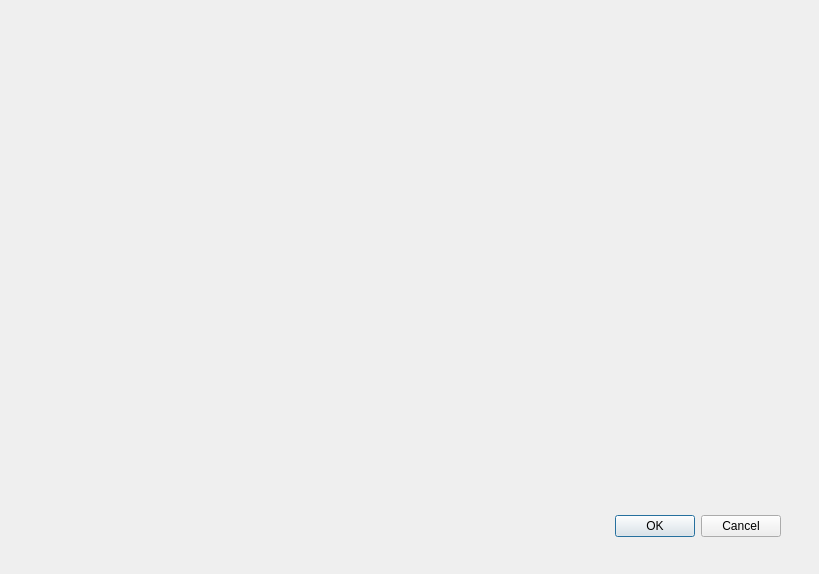
<?xml version="1.0" encoding="UTF-8"?>
<ui version="4.0">
 <class>photo</class>
 <widget class="QDialog" name="photo">
  <property name="geometry">
   <rect>
    <x>0</x>
    <y>0</y>
    <width>819</width>
    <height>574</height>
   </rect>
  </property>
  <property name="windowTitle">
   <string>Фотографии станций</string>
  </property>
  <widget class="QDialogButtonBox" name="buttonBox">
   <property name="geometry">
    <rect>
     <x>440</x>
     <y>510</y>
     <width>341</width>
     <height>32</height>
    </rect>
   </property>
   <property name="font">
    <font>
     <pointsize>9</pointsize>
    </font>
   </property>
   <property name="orientation">
    <enum>Qt::Horizontal</enum>
   </property>
   <property name="standardButtons">
    <set>QDialogButtonBox::Cancel|QDialogButtonBox::Ok</set>
   </property>
  </widget>
 </widget>
 <resources/>
 <connections>
  <connection>
   <sender>buttonBox</sender>
   <signal>accepted()</signal>
   <receiver>photo</receiver>
   <slot>accept()</slot>
   <hints>
    <hint type="sourcelabel">
     <x>248</x>
     <y>254</y>
    </hint>
    <hint type="destinationlabel">
     <x>157</x>
     <y>274</y>
    </hint>
   </hints>
  </connection>
  <connection>
   <sender>buttonBox</sender>
   <signal>rejected()</signal>
   <receiver>photo</receiver>
   <slot>reject()</slot>
   <hints>
    <hint type="sourcelabel">
     <x>316</x>
     <y>260</y>
    </hint>
    <hint type="destinationlabel">
     <x>286</x>
     <y>274</y>
    </hint>
   </hints>
  </connection>
 </connections>
</ui>
